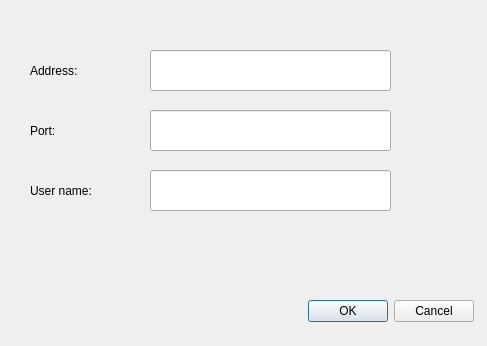
<?xml version="1.0" encoding="UTF-8"?>
<ui version="4.0">
 <class>SettingsDialog</class>
 <widget class="QDialog" name="SettingsDialog">
  <property name="geometry">
   <rect>
    <x>0</x>
    <y>0</y>
    <width>487</width>
    <height>346</height>
   </rect>
  </property>
  <property name="windowTitle">
   <string>Dialog</string>
  </property>
  <property name="styleSheet">
   <string notr="true"/>
  </property>
  <widget class="QDialogButtonBox" name="dialogButtonBox">
   <property name="geometry">
    <rect>
     <x>220</x>
     <y>291</y>
     <width>341</width>
     <height>41</height>
    </rect>
   </property>
   <property name="orientation">
    <enum>Qt::Horizontal</enum>
   </property>
   <property name="standardButtons">
    <set>QDialogButtonBox::Cancel|QDialogButtonBox::Ok</set>
   </property>
   <property name="centerButtons">
    <bool>true</bool>
   </property>
  </widget>
  <widget class="QLabel" name="label">
   <property name="geometry">
    <rect>
     <x>30</x>
     <y>50</y>
     <width>101</width>
     <height>41</height>
    </rect>
   </property>
   <property name="text">
    <string>Address:</string>
   </property>
  </widget>
  <widget class="QLabel" name="label_2">
   <property name="geometry">
    <rect>
     <x>30</x>
     <y>110</y>
     <width>101</width>
     <height>41</height>
    </rect>
   </property>
   <property name="text">
    <string>Port: </string>
   </property>
  </widget>
  <widget class="QLabel" name="label_3">
   <property name="geometry">
    <rect>
     <x>30</x>
     <y>170</y>
     <width>101</width>
     <height>41</height>
    </rect>
   </property>
   <property name="text">
    <string>User name: </string>
   </property>
  </widget>
  <widget class="QLineEdit" name="m_address">
   <property name="geometry">
    <rect>
     <x>150</x>
     <y>50</y>
     <width>241</width>
     <height>41</height>
    </rect>
   </property>
  </widget>
  <widget class="QLineEdit" name="m_port">
   <property name="geometry">
    <rect>
     <x>150</x>
     <y>110</y>
     <width>241</width>
     <height>41</height>
    </rect>
   </property>
  </widget>
  <widget class="QLineEdit" name="m_username">
   <property name="geometry">
    <rect>
     <x>150</x>
     <y>170</y>
     <width>241</width>
     <height>41</height>
    </rect>
   </property>
  </widget>
 </widget>
 <resources/>
 <connections>
  <connection>
   <sender>dialogButtonBox</sender>
   <signal>accepted()</signal>
   <receiver>SettingsDialog</receiver>
   <slot>accept()</slot>
   <hints>
    <hint type="sourcelabel">
     <x>248</x>
     <y>254</y>
    </hint>
    <hint type="destinationlabel">
     <x>157</x>
     <y>274</y>
    </hint>
   </hints>
  </connection>
  <connection>
   <sender>dialogButtonBox</sender>
   <signal>rejected()</signal>
   <receiver>SettingsDialog</receiver>
   <slot>reject()</slot>
   <hints>
    <hint type="sourcelabel">
     <x>316</x>
     <y>260</y>
    </hint>
    <hint type="destinationlabel">
     <x>286</x>
     <y>274</y>
    </hint>
   </hints>
  </connection>
 </connections>
</ui>
